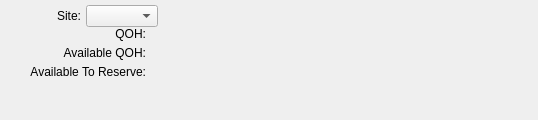
<?xml version="1.0" encoding="UTF-8"?>
<ui version="4.0">
 <comment>This file is part of the xTuple ERP: PostBooks Edition, a free and
open source Enterprise Resource Planning software suite,
Copyright (c) 1999-2018 by OpenMFG LLC, d/b/a xTuple.
It is licensed to you under the Common Public Attribution License
version 1.0, the full text of which (including xTuple-specific Exhibits)
is available at www.xtuple.com/CPAL.  By using this software, you agree
to be bound by its terms.</comment>
 <class>dspReservations</class>
 <widget class="QWidget" name="dspReservations">
  <property name="geometry">
   <rect>
    <x>0</x>
    <y>0</y>
    <width>538</width>
    <height>120</height>
   </rect>
  </property>
  <property name="windowTitle">
   <string>Item Reservations</string>
  </property>
  <layout class="QHBoxLayout" name="horizontalLayout">
   <item>
    <layout class="QVBoxLayout">
     <property name="spacing">
      <number>5</number>
     </property>
     <item>
      <widget class="ItemCluster" name="_item">
       <property name="focusPolicy">
        <enum>Qt::StrongFocus</enum>
       </property>
      </widget>
     </item>
     <item>
      <spacer name="verticalSpacer">
       <property name="orientation">
        <enum>Qt::Vertical</enum>
       </property>
       <property name="sizeHint" stdset="0">
        <size>
         <width>20</width>
         <height>0</height>
        </size>
       </property>
      </spacer>
     </item>
    </layout>
   </item>
   <item>
    <layout class="QVBoxLayout">
     <property name="spacing">
      <number>0</number>
     </property>
     <item>
      <layout class="QHBoxLayout">
       <property name="spacing">
        <number>5</number>
       </property>
       <item>
        <widget class="QLabel" name="_warehouseLit">
         <property name="text">
          <string>Site:</string>
         </property>
         <property name="alignment">
          <set>Qt::AlignRight|Qt::AlignTrailing|Qt::AlignVCenter</set>
         </property>
         <property name="buddy">
          <cstring>_warehouse</cstring>
         </property>
        </widget>
       </item>
       <item>
        <widget class="WComboBox" name="_warehouse"/>
       </item>
      </layout>
     </item>
     <item>
      <layout class="QGridLayout">
       <item row="2" column="1">
        <widget class="XLabel" name="_available">
         <property name="text">
          <string/>
         </property>
         <property name="alignment">
          <set>Qt::AlignRight|Qt::AlignTrailing|Qt::AlignVCenter</set>
         </property>
        </widget>
       </item>
       <item row="0" column="1">
        <widget class="XLabel" name="_qoh">
         <property name="text">
          <string/>
         </property>
         <property name="alignment">
          <set>Qt::AlignRight|Qt::AlignTrailing|Qt::AlignVCenter</set>
         </property>
        </widget>
       </item>
       <item row="0" column="0">
        <widget class="QLabel" name="_qohLit">
         <property name="text">
          <string>QOH:</string>
         </property>
         <property name="alignment">
          <set>Qt::AlignRight|Qt::AlignTrailing|Qt::AlignVCenter</set>
         </property>
         <property name="buddy">
          <cstring>_qoh</cstring>
         </property>
        </widget>
       </item>
       <item row="2" column="0">
        <widget class="QLabel" name="_availableLit">
         <property name="text">
          <string>Available To Reserve:</string>
         </property>
         <property name="alignment">
          <set>Qt::AlignRight|Qt::AlignTrailing|Qt::AlignVCenter</set>
         </property>
         <property name="buddy">
          <cstring>_available</cstring>
         </property>
        </widget>
       </item>
       <item row="1" column="0">
        <widget class="QLabel" name="_availableqohLit">
         <property name="text">
          <string>Available QOH:</string>
         </property>
         <property name="alignment">
          <set>Qt::AlignRight|Qt::AlignTrailing|Qt::AlignVCenter</set>
         </property>
        </widget>
       </item>
       <item row="1" column="1">
        <widget class="XLabel" name="_availableqoh"/>
       </item>
      </layout>
     </item>
     <item>
      <spacer>
       <property name="orientation">
        <enum>Qt::Vertical</enum>
       </property>
       <property name="sizeType">
        <enum>QSizePolicy::Expanding</enum>
       </property>
       <property name="sizeHint" stdset="0">
        <size>
         <width>20</width>
         <height>0</height>
        </size>
       </property>
      </spacer>
     </item>
    </layout>
   </item>
   <item>
    <spacer>
     <property name="orientation">
      <enum>Qt::Horizontal</enum>
     </property>
     <property name="sizeType">
      <enum>QSizePolicy::Expanding</enum>
     </property>
     <property name="sizeHint" stdset="0">
      <size>
       <width>4</width>
       <height>20</height>
      </size>
     </property>
    </spacer>
   </item>
  </layout>
 </widget>
 <layoutdefault spacing="5" margin="5"/>
 <customwidgets>
  <customwidget>
   <class>ItemCluster</class>
   <extends>QWidget</extends>
   <header>itemcluster.h</header>
   <container>1</container>
  </customwidget>
  <customwidget>
   <class>WComboBox</class>
   <extends>XComboBox</extends>
   <header>wcombobox.h</header>
  </customwidget>
  <customwidget>
   <class>XComboBox</class>
   <extends>QComboBox</extends>
   <header>xcombobox.h</header>
  </customwidget>
  <customwidget>
   <class>XLabel</class>
   <extends>QLabel</extends>
   <header>xlabel.h</header>
  </customwidget>
 </customwidgets>
 <tabstops>
  <tabstop>_item</tabstop>
  <tabstop>_warehouse</tabstop>
 </tabstops>
 <resources/>
 <connections>
  <connection>
   <sender>_item</sender>
   <signal>privateIdChanged(int)</signal>
   <receiver>_warehouse</receiver>
   <slot>findItemsites(int)</slot>
   <hints>
    <hint type="sourcelabel">
     <x>20</x>
     <y>20</y>
    </hint>
    <hint type="destinationlabel">
     <x>20</x>
     <y>20</y>
    </hint>
   </hints>
  </connection>
  <connection>
   <sender>_item</sender>
   <signal>warehouseIdChanged(int)</signal>
   <receiver>_warehouse</receiver>
   <slot>setId(int)</slot>
   <hints>
    <hint type="sourcelabel">
     <x>20</x>
     <y>20</y>
    </hint>
    <hint type="destinationlabel">
     <x>20</x>
     <y>20</y>
    </hint>
   </hints>
  </connection>
 </connections>
</ui>
